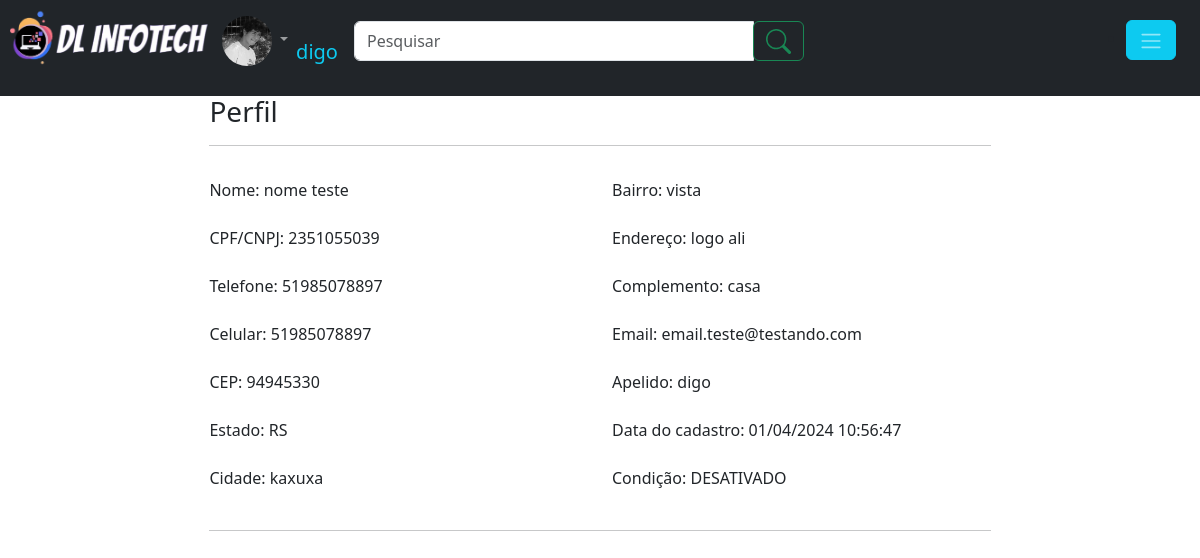
The page /usuario/perfil.php (signed in) on the database its author committed.
### tables this page shows
CREATE TABLE `usuarios` (
  `id_usuario` int(11) NOT NULL,
  `nome` varchar(150) NOT NULL,
  `CPF` bigint(14) NOT NULL,
  `telefone` bigint(14) NOT NULL,
  `celular` bigint(14) NOT NULL,
  `CEP` int(8) NOT NULL,
  `UF` varchar(30) NOT NULL,
  `cidade` varchar(100) NOT NULL,
  `bairro` varchar(100) NOT NULL,
  `logradouro` varchar(120) NOT NULL,
  `complemento` varchar(60) NOT NULL,
  `email` varchar(100) NOT NULL,
  `senha` varchar(100) NOT NULL,
  `foto` varchar(40) NOT NULL,
  `apelido` varchar(100) NOT NULL,
  `data_entrada` datetime NOT NULL,
  `status` int(1) NOT NULL
);

### usuario/perfil.php (the view, shortened to what this page needs)
<?php
require_once("cabecalho.php");
if(!empty($_GET['mensagem'])){
echo '<h3 class="alert alert-secondary text-center" style="margin-top:95px">'.$_GET['mensagem'].'</h3>';
 echo '<div class="container" > <div style="width: 70%;margin:auto;"><h3 >Perfil</h3>' ;}else{
   echo '<div class="container" > <div style="width: 70%;margin:auto;"><h3 style="margin-top:95px">Perfil</h3>';
}
if(!empty($_SESSION['id_usuario'])){
    $sql= 'SELECT * FROM usuarios WHERE id_usuario= ?';
    $consulta = $conexao->prepare($sql);
    $consulta->execute(array($id_usuario));
    $dado = $consulta->fetch(PDO::FETCH_ASSOC);
    $data = DateTime::createFromFormat('Y-m-d H:i:s',$dado['data_entrada'] );
    $data1 = $data->format('d/m/Y H:i:s');
    if($dado['status'] > 0){
        $status = 'ATIVO';
    }else{
        $status = 'DESATIVADO';
        }
}
?>
    <hr/>
<?php
    echo '<form action="#"  method="post" class="">
            <div class="row">
            <div class="col" >
            <div class="mb-3 mt-3">
            <label  class="form-label">Nome:</label>
            <label class="form-label">'.$dado['nome'].'</label>
            </div>
                <div class="mb-3 mt-3">
            <label  class="form-label">CPF/CNPJ:</label>
            <label class="form-label">'.$dado['CPF'].'</label>
            </div>
                <div class="mb-3 mt-3">
            <label  class="form-label">Telefone:</label>
            <label  class="form-label">'.$dado['telefone'].'</label>
            </div>
                <div class="mb-3 mt-3">
            <label  class="form-label">Celular:</label>
            <label  class="form-label">'.$dado['celular'].'</label>
            </div>
                  <div class="mb-3 mt-3">
            <label  class="form-label">CEP:</label>
            <label  class="form-label">'.$dado['CEP'].'</label>
            </div>
                  <div class="mb-3 mt-3">
            <label  class="form-label">Estado:</label>
            <label  class="form-label">'.$dado['UF'].'</label>
            </div>
            <div class="mb-3 mt-3">
            <label  class="form-label">Cidade:</label>
            <label  class="form-label">'.$dado['cidade'].'</label>
            </div>
            </div>
            <div class="col">
            <div class="mb-3 mt-3">
            <label  class="form-label">Bairro:</label>
            <label  class="form-label">'.$dado['bairro'].'</label>
            </div>
                <div class="mb-3 mt-3">
            <label  class="form-label">Endereço:</label>
            <label  class="form-label">'.$dado['logradouro'].'</label>
            </div>
                <div class="mb-3 mt-3">
            <label class="form-label">Complemento:</label>
            <label  class="form-label">'.$dado['complemento'].'</label>
            </div>
                <div class="mb-3 mt-3">
            <label  class="form-label">Email:</label>
            <label  class="form-label">'.$dado['email'].'</label>
            </div>
            <div class="mb-3 mt-3">
            <label  class="form-label">Apelido:</label>
            <label  class="form-label">'.$dado['apelido'].'</label>
            </div>
            <div class="mb-3 mt-3">
            <label  class="form-label">Data do cadastro:</label>
            <label  class="form-label">'.$data1.'</label>
            </div>
            <div class="mb-3 mt-3">
            <label  class="form-label">Condição:</label>
            <label  class="form-label">'.$status.'</label>
            </div>
            </div>
            </div>
        </form>';
    ?>
     <hr/>
</div>

### rows shown on the page
usuarios: nome "nome teste", CPF "2351055039", telefone "51985078897", celular "51985078897", CEP "94945330", UF "RS", cidade "kaxuxa", bairro "vista", logradouro "logo ali", complemento "casa", email "email.teste@testando.com", apelido "digo", data_entrada "01/04/2024 10:56:47", status "DESATIVADO"

### other values the page prints
$nick "digo"
